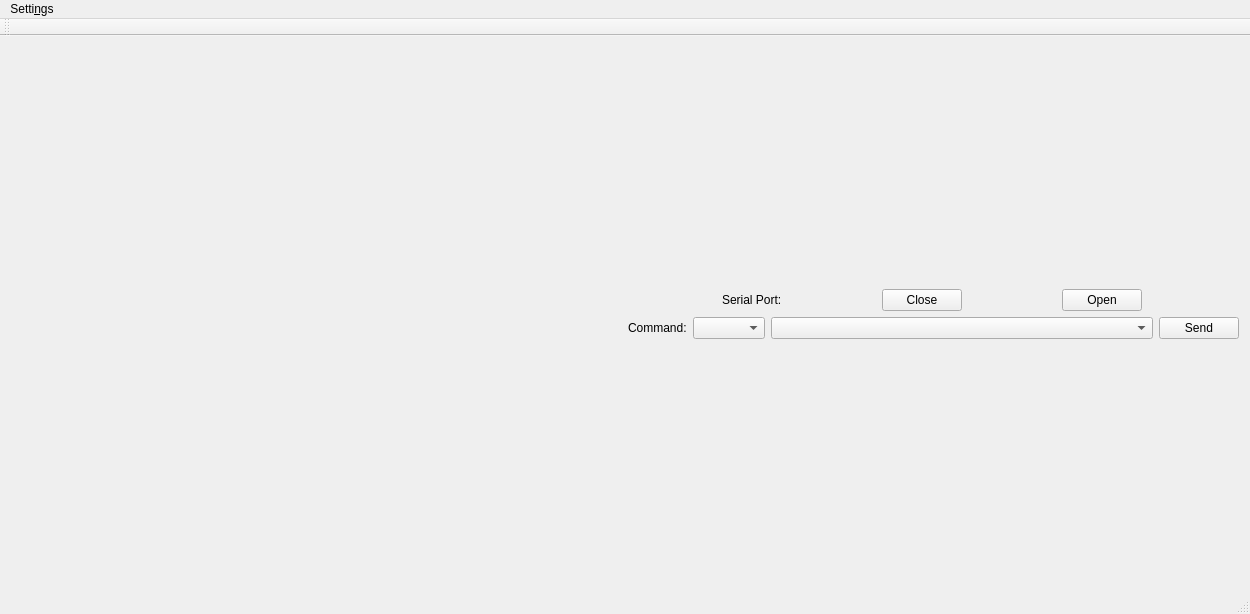
<?xml version="1.0" encoding="UTF-8"?>
<ui version="4.0">
 <class>MainWindow</class>
 <widget class="QMainWindow" name="MainWindow">
  <property name="geometry">
   <rect>
    <x>0</x>
    <y>0</y>
    <width>1250</width>
    <height>614</height>
   </rect>
  </property>
  <property name="windowTitle">
   <string>MainWindow</string>
  </property>
  <widget class="QWidget" name="centralWidget">
   <layout class="QGridLayout" name="gridLayout">
    <item row="1" column="0">
     <layout class="QVBoxLayout" name="ConsoleLayout"/>
    </item>
    <item row="1" column="1">
     <layout class="QVBoxLayout" name="verticalLayout">
      <property name="sizeConstraint">
       <enum>QLayout::SetMinimumSize</enum>
      </property>
      <item>
       <layout class="QHBoxLayout" name="horizontalLayout_2">
        <item>
         <widget class="QLabel" name="label_2">
          <property name="sizePolicy">
           <sizepolicy hsizetype="Fixed" vsizetype="Fixed">
            <horstretch>0</horstretch>
            <verstretch>0</verstretch>
           </sizepolicy>
          </property>
          <property name="text">
           <string>Serial Port:</string>
          </property>
         </widget>
        </item>
        <item>
         <widget class="QPushButton" name="closeButton">
          <property name="sizePolicy">
           <sizepolicy hsizetype="Fixed" vsizetype="Fixed">
            <horstretch>0</horstretch>
            <verstretch>0</verstretch>
           </sizepolicy>
          </property>
          <property name="text">
           <string>Close</string>
          </property>
         </widget>
        </item>
        <item>
         <widget class="QPushButton" name="openButton">
          <property name="sizePolicy">
           <sizepolicy hsizetype="Fixed" vsizetype="Fixed">
            <horstretch>0</horstretch>
            <verstretch>0</verstretch>
           </sizepolicy>
          </property>
          <property name="text">
           <string>Open</string>
          </property>
         </widget>
        </item>
       </layout>
      </item>
      <item>
       <layout class="QHBoxLayout" name="horizontalLayout">
        <item>
         <widget class="QLabel" name="label">
          <property name="sizePolicy">
           <sizepolicy hsizetype="Fixed" vsizetype="Fixed">
            <horstretch>0</horstretch>
            <verstretch>0</verstretch>
           </sizepolicy>
          </property>
          <property name="text">
           <string>Command:</string>
          </property>
         </widget>
        </item>
        <item>
         <widget class="QComboBox" name="commandCB">
          <property name="sizePolicy">
           <sizepolicy hsizetype="Fixed" vsizetype="Fixed">
            <horstretch>0</horstretch>
            <verstretch>0</verstretch>
           </sizepolicy>
          </property>
         </widget>
        </item>
        <item>
         <widget class="QComboBox" name="stateCB"/>
        </item>
        <item>
         <widget class="QPushButton" name="sendButton">
          <property name="sizePolicy">
           <sizepolicy hsizetype="Fixed" vsizetype="Fixed">
            <horstretch>0</horstretch>
            <verstretch>0</verstretch>
           </sizepolicy>
          </property>
          <property name="text">
           <string>Send</string>
          </property>
         </widget>
        </item>
       </layout>
      </item>
     </layout>
    </item>
    <item row="0" column="0" colspan="2">
     <layout class="QGridLayout" name="plotLayout"/>
    </item>
   </layout>
  </widget>
  <widget class="QMenuBar" name="menuBar">
   <property name="geometry">
    <rect>
     <x>0</x>
     <y>0</y>
     <width>1250</width>
     <height>30</height>
    </rect>
   </property>
   <widget class="QMenu" name="menuSettings">
    <property name="title">
     <string>Setti&amp;ngs</string>
    </property>
    <addaction name="actionConfigure"/>
   </widget>
   <addaction name="menuSettings"/>
  </widget>
  <widget class="QToolBar" name="mainToolBar">
   <attribute name="toolBarArea">
    <enum>TopToolBarArea</enum>
   </attribute>
   <attribute name="toolBarBreak">
    <bool>false</bool>
   </attribute>
  </widget>
  <widget class="QStatusBar" name="statusBar"/>
  <action name="actionConfigure">
   <property name="text">
    <string>&amp;Configure...</string>
   </property>
  </action>
 </widget>
 <layoutdefault spacing="6" margin="11"/>
 <resources/>
 <connections/>
</ui>
